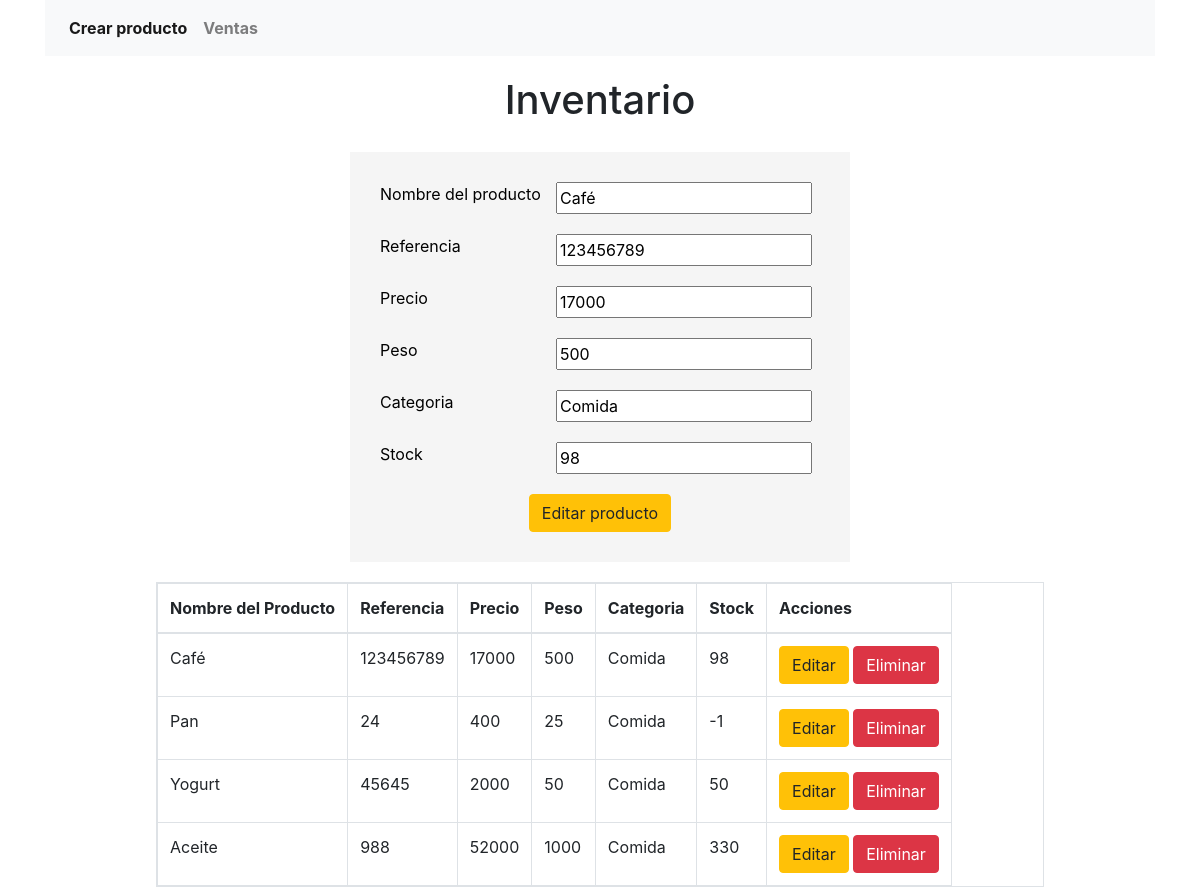
The page /index.php?productId=1 on the database its author committed.
### tables this page shows
CREATE TABLE `products` (
  `id` int NOT NULL AUTO_INCREMENT,
  `nombreProducto` varchar(45) DEFAULT NULL,
  `referencia` int DEFAULT NULL,
  `precio` int DEFAULT NULL,
  `peso` int DEFAULT NULL,
  `categoria` varchar(45) DEFAULT NULL,
  `stock` int DEFAULT NULL,
  `fechaCreacion` date DEFAULT NULL,
  PRIMARY KEY (`id`)
);

### InventoryController.php (called while the page is built, shortened)
<?php
    include("connection.php");
    class Inventory {
        function getProducts() {
            global $conn;
            $sql = "SELECT * FROM products";
            $result = mysqli_query($conn, $sql);
            return $result;
        }
        function getProductById($productId){
            global $conn;
            $sql = "SELECT * FROM products WHERE id = '$productId'";
            $result = mysqli_query($conn, $sql);
            return $result;
        }
    }
?>

### index.php (the view, shortened to what this page needs)
<?php
    include("InventoryController.php");
    $nameProduct = "";
    $referenceProduct = "";
    $priceProduct = "";
    $weigthProduct = "";
    $categoryProduct = "";
    $stockProduct = "";
    if(isset($_GET['productId'])) {
        $inventory = new Inventory();
        $productId = $_GET['productId'];
        $productData = $inventory->getProductById($productId);
        if($productData) {
            while ($row = mysqli_fetch_assoc($productData)) {
                $nameProduct = $row["nombreProducto"];
                $referenceProduct = $row["referencia"];
                $priceProduct = $row["precio"];
                $weigthProduct = $row["peso"];
                $categoryProduct = $row["categoria"];
                $stockProduct = $row["stock"];
            }
        }
    }
?>
<!DOCTYPE html>
<html lang="en">
<head>
    <link rel="stylesheet" href="estilos.css">
    <link rel="stylesheet" href="bootstrap/css/bootstrap.min.css">
</head>
<body>
    <div class="container">
        <nav class="navbar navbar-expand-lg navbar-light bg-light">
            <div class="collapse navbar-collapse" id="navbarNav">
                <ul class="navbar-nav">
                    <li class="nav-item active">
                        <a class="nav-link" href="#"><strong>Crear producto</strong></a>
                    </li>
                    <li class="nav-item">
                        <a class="nav-link" href="sales.php"><strong>Ventas</strong></a>
                    </li>
                </ul>
            </div>
        </nav>
        <div class="container-title">
            <h1>Inventario</h1>
        </div>
        <div class="formkonecta">
            <form method="POST">
                <div class="formkonecta-input">
                    <label for="producto">Nombre del producto</label>
                    <input class="control" type="text" id="producto" name="producto" value="<?php echo $nameProduct ?>" />
                </div>
                <div class="formkonecta-input">
                    <label for="referencia">Referencia</label>
                    <input class="control" type="text" id="referencia" name="referencia" value="<?php echo $referenceProduct ?>" />
                </div>
                <div class="formkonecta-input">
                    <label for="precio">Precio</label>
                    <input  class="control" type="text" id="precio" name="precio" value="<?php echo $priceProduct ?>" />
                </div>
                <div class="formkonecta-input">
                    <label for="peso">Peso</label>
                    <input class="control" type="text" id="peso" name="peso" value="<?php echo $weigthProduct ?>" />
                </div>
                <div class="formkonecta-input">
                    <label for="categoria">Categoria</label>
                    <input class="control" type="text" id="categoria" name="categoria" value="<?php echo $categoryProduct ?>" />
                </div>
                <div class="formkonecta-input">
                    <label for="stock">Stock</label>
                    <input class="control" type="text" id="stock" name="stock" value="<?php echo $stockProduct ?>" />
                </div>
                <div class="formkonecta-button">
                    <?php
                        if(isset($_GET['productId'])) {
                    ?>
                            <button type="submit" class="btn btn-warning">Editar producto</button>
                    <?php
                        } else {
                    ?>
                            <button type="submit" class="btn btn-success">Crear producto</button>
                    <?php
                        }
                    ?>
                </div>
            </form>
        </div>
        <div class="formkonecta-table">
            <table class="table table-responsive table-bordered">
                <thead>
                    <tr>
                        <th scope="col">Nombre del Producto</th>
                        <th scope="col">Referencia</th>
                        <th scope="col">Precio</th>
                        <th scope="col">Peso</th>
                        <th>Categoria</th>
                        <th>Stock</th>
                        <th>Acciones</th>
                    </tr>
                </thead>
                <tbody>
                    <?php
                        $data = new Inventory;
                        $result = $data->getProducts();
                        if($result) {
                            while ($row = mysqli_fetch_assoc($result)) {
                                ?>
                                    <tr>
                                        <td><?php echo $row["nombreProducto"] ?></td>
                                        <td><?php echo $row["referencia"] ?></td>
                                        <td><?php echo $row["precio"] ?></td>
                                        <td><?php echo $row["peso"] ?></td>
                                        <td><?php echo $row["categoria"] ?></td>
                                        <td><?php echo $row["stock"] ?></td>
                                        <td>
                                            <a href="index.php?productId=<?php echo $row["id"] ?>"><button class="btn btn-warning">Editar</button></a>
                                            <a href="index.php?productId=<?php echo $row["id"] ?>&action=delete" onclick="return confirm('¿Está seguro que desea eliminar este producto?')">
                                                <button class="btn btn-danger">Eliminar</button>
                                            </a>
                                        </td>
                                    </tr>
                                <?php
                            }
                        }
                    ?>
                </tbody>
            </table>
        </div>
    </div>
</body>
</html>

### estilos.css (style rules this page uses)
.container-title { width: 100%; display: flex; justify-content: center; margin-top: 20px; }
.formkonecta { width:500px; padding:30px; background-color: whitesmoke; margin: auto; margin-top: 20px; border: radius 4px; color: black; }
.formkonecta-input { width: 100%; display:flex; margin-bottom: 20px; }
.formkonecta-input label { width: 40%; }
.formkonecta-button { width: 100%; display: flex; justify-content: center; }
.formkonecta-table { width: 100%; margin-top: 20px; }
.formkonecta-table table { width: 80%; margin: auto; }

### rows shown on the page
products: producto "Café", referencia "123456789", precio "17000", peso "500", categoria "Comida", stock "98", nombreProducto "Café"
products: nombreProducto "Pan", referencia "24", precio "400", peso "25", categoria "Comida", stock "-1"
products: nombreProducto "Yogurt", referencia "45645", precio "2000", peso "50", categoria "Comida", stock "50"
products: nombreProducto "Aceite", referencia "988", precio "52000", peso "1000", categoria "Comida", stock "330"
